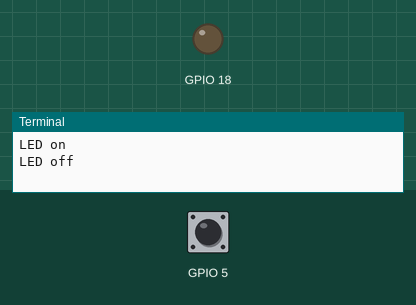
A program run on a simulated Raspberry Pi (BCM pin numbers). Shown: output pins drawn as LEDs (lit = HIGH), the last lines printed to the terminal. The test bench sets the inputs (shaded band); at power-on: GPIO 5 HIGH.

Above: at 2.2 s.
2.3 s: GPIO 5 pulled LOW for 0.15 s
At 3.5 s:
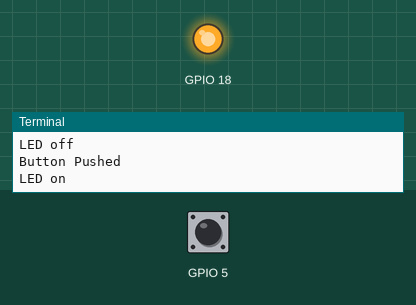
3.9 s: GPIO 5 pulled LOW for 1 s
Timing chart, 0 to 12.4 s (numbered marks = the images above; inputs shaded):
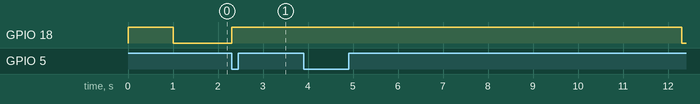

The program:

pindetect.py
```python
import RPi.GPIO as gpio
from subprocess import call
import time
import led
gpio.setmode(gpio.BCM)
gpio.setup(5, gpio.IN, pull_up_down = gpio.PUD_UP)

def get_input(channel):
    print("Button Pushed")
    led.run_led(5)

gpio.add_event_detect(5, gpio.FALLING, callback=get_input, bouncetime=300)

while 1:
    time.sleep(360)
```

led.py
```python
import RPi.GPIO as GPIO
import time
def run_led(lightTime):
	GPIO.setmode(GPIO.BCM)
	GPIO.setwarnings(False)
	GPIO.setup(18,GPIO.OUT)
	print "LED on"
	GPIO.output(18,GPIO.HIGH)
	time.sleep(lightTime)
	print "LED off"
	GPIO.output(18,GPIO.LOW)
run_led(1)
```

Measured:
- after the input at 2.3 s, GPIO 18: LOW → HIGH at once
- after the input at 3.9 s, GPIO 18: HIGH → LOW after 8.4 s instead of 3.4 s
